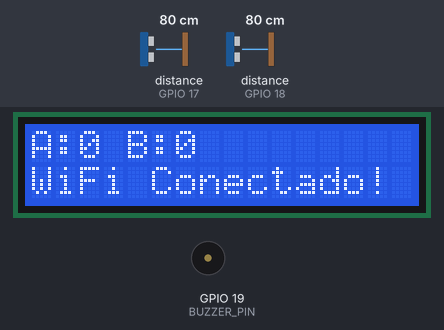
Simulated run of this sketch. Board: ESP32. On the bench: 16×2 character LCD, buzzer (waves = sounding). Wiring (inferred from the names in the program): 2 × ultrasonic range finder: trigger GPIO 5, echo GPIO 18 / trigger GPIO 16, echo GPIO 17. Inputs (shaded band) come from the test bench; at power-on: distance to the obstacle (sensors on GPIO 17, GPIO 18) 80 cm. The echo pulse lasts 58.3 µs per cm; WiFi joins after 1.5 s; servers stay silent unless stated; no MQTT or app messages arrive unless stated; what the sketch prints to the serial monitor is not drawn.

Above: at 2.8 s.
2.9 s: distance to the obstacle (sensor on GPIO 17) set to 2 cm
At 3.8 s:
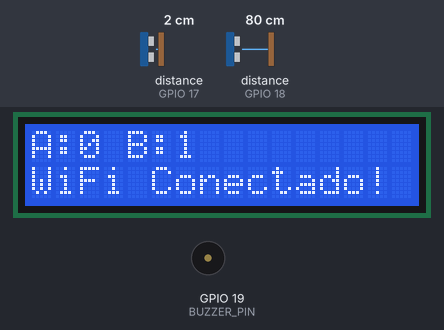
5.5 s: distance to the obstacle (sensor on GPIO 18) set to 2 cm
At 8.0 s:
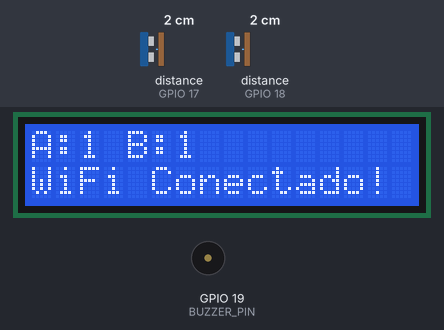
Timing chart, 0 to 9.5 s (numbered marks = the images above; inputs shaded):
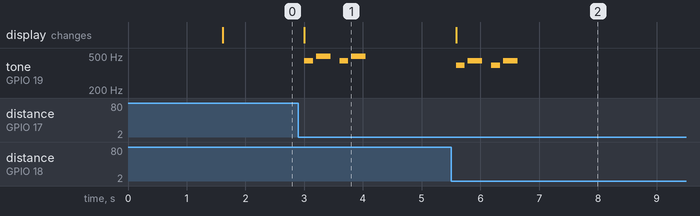

Measured:
- after the input at 2.9 s, tone on GPIO 19 (BUZZER_PIN): plays 440 Hz for 0.15 s, 494 Hz for 0.25 s, 440 Hz for 0.15 s, 494 Hz for 0.25 s, starting after 0.10 s; the display: changes after 0.10 s (image 1)
- after the input at 5.5 s, tone on GPIO 19 (BUZZER_PIN): plays 392 Hz for 0.15 s, 440 Hz for 0.25 s, 392 Hz for 0.15 s, 440 Hz for 0.25 s, starting after 0.09 s; the display: changes after 0.09 s (image 2)

The sketch:

placar_esp32.ino
```cpp
// --- Bibliotecas
#include <WiFi.h>
#include <PubSubClient.h>
#include <ArduinoJson.h>
#include <Wire.h>
#include <LiquidCrystal_I2C.h>

// --- Configurações de Rede
const char* SSID = "Wokwi-GUEST";
const char* PASSWORD = "";

// --- Configurações do MQTT
const char* BROKER_MQTT = "54.221.163.3"; // IP do professor
const int BROKER_PORT = 1883;

const char* ID_MQTT = "esp32_placar_01";
const char* TOPICO_PUBLISH_A = "passa-a-bola/timeA/attrs";
const char* TOPICO_PUBLISH_B = "passa-a-bola/timeB/attrs";
const char* TOPICO_SUBSCRIBE = "passa-a-bola/baliza01/cmd";

// --- Pinos e Componentes
const int I2C_SDA_PIN = 21;
const int I2C_SCL_PIN = 22;
const int BUZZER_PIN = 19;
const int TRIG_PIN_A = 5;
const int ECHO_PIN_A = 18;
const int TRIG_PIN_B = 16;
const int ECHO_PIN_B = 17;
LiquidCrystal_I2C lcd(0x27, 16, 2);
WiFiClient espClient;
PubSubClient MQTT(espClient);
int gols_A = 0;
int gols_B = 0;
bool bolaDetectada_A = false;
bool bolaDetectada_B = false;

// --- Funções de Inicialização

void initSerial() { Serial.begin(115200); }
void initLCD() {
  Wire.begin(I2C_SDA_PIN, I2C_SCL_PIN);
  lcd.init(); lcd.backlight();
  lcd.setCursor(0, 0); lcd.print("A:0 B:0");
  lcd.setCursor(0, 1); lcd.print("Conectando...");
}
void initPins() {
  pinMode(TRIG_PIN_A, OUTPUT); pinMode(ECHO_PIN_A, INPUT);
  pinMode(TRIG_PIN_B, OUTPUT); pinMode(ECHO_PIN_B, INPUT);
  pinMode(BUZZER_PIN, OUTPUT);
}
void initWiFi() {
  Serial.print("Conectando-se ao WiFi...");
  WiFi.begin(SSID, PASSWORD);
  while (WiFi.status() != WL_CONNECTED) { delay(500); Serial.print("."); }
  Serial.println("\nWiFi conectado!");
  lcd.clear();
  lcd.setCursor(0, 0); lcd.print("A:0 B:0");
  lcd.setCursor(0, 1); lcd.print("WiFi Conectado!");
}

// --- Callback
void mqtt_callback(char* topic, byte* payload, unsigned int length) {
  String msg;
  for (int i = 0; i < length; i++) msg += (char)payload[i];
  Serial.print("Mensagem recebida ["); Serial.print(topic); Serial.print("]: "); Serial.println(msg);
  StaticJsonDocument<128> doc;
  deserializeJson(doc, msg);
  const char* comando = doc["comando"];
  if (strcmp(comando, "resetar") == 0) {
    Serial.println("Comando de RESET recebido!");
    lcd.clear();
    lcd.setCursor(0, 0);
    if (gols_A > gols_B) { lcd.print("Time A Venceu!"); }
    else if (gols_B > gols_A) { lcd.print("Time B Venceu!"); }
    else { lcd.print("Empate!"); }
    lcd.setCursor(0, 1);
    lcd.print("Final: "); lcd.print(gols_A); lcd.print(" a "); lcd.print(gols_B);
    delay(3000);
    gols_A = 0;
    gols_B = 0;
    lcd.clear();
    lcd.setCursor(0, 0); lcd.print("A:0 B:0");
    lcd.setCursor(0, 1); lcd.print("WiFi Conectado!");
  }
}

// --- Funções MQTT
void initMQTT() {
  MQTT.setServer(BROKER_MQTT, BROKER_PORT);
  MQTT.setCallback(mqtt_callback);
}
void reconnectMQTT() {
  while (!MQTT.connected()) {
    Serial.print("Conectando ao Broker MQTT...");
    if (MQTT.connect(ID_MQTT)) {
      Serial.println("Conectado!");
      MQTT.subscribe(TOPICO_SUBSCRIBE);
      Serial.print("Subscrito em: "); Serial.println(TOPICO_SUBSCRIBE);
    } else {
      Serial.print("Falha (rc="); Serial.print(MQTT.state()); Serial.println("), tentando novamente em 2s...");
      delay(2000);
    }
  }
}
void VerificaConexoesWiFIEMQTT() {
  if (WiFi.status() != WL_CONNECTED) initWiFi();
  if (!MQTT.connected()) reconnectMQTT();
}
void sendDataMQTT(const char* topico, int totalGols, const char* timeID) {
  StaticJsonDocument<128> doc;
  doc["gols"] = totalGols;
  doc["sensor_id"] = timeID;
  doc["timestamp"] = millis();
  char buffer[128];
  serializeJson(doc, buffer);
  MQTT.publish(topico, buffer);
  Serial.print("--- GOL PUBLICADO ("); Serial.print(timeID); Serial.print(") ---");
  Serial.println(buffer);
}
int lerSensor(int trigPin, int echoPin) {
  digitalWrite(trigPin, LOW); delayMicroseconds(2);
  digitalWrite(trigPin, HIGH); delayMicroseconds(10);
  digitalWrite(trigPin, LOW);
  long duration = pulseIn(echoPin, HIGH);
  return duration * 0.034 / 2;
}

// ===== SETUP
void setup() {
  initSerial();
  initPins();
  initLCD();
  initWiFi();
  initMQTT();
}

// ===== LOOP
void loop() {
  VerificaConexoesWiFIEMQTT();
  MQTT.loop();

  int distance_A = lerSensor(TRIG_PIN_A, ECHO_PIN_A);
  if (distance_A < 10 && !bolaDetectada_A) {
    bolaDetectada_A = true;
    gols_A++;
    Serial.print("GOLO TIME A! Total: "); Serial.println(gols_A);
    lcd.setCursor(0, 0);
    lcd.print("A:"); lcd.print(gols_A); lcd.print(" B:"); lcd.print(gols_B);

    tocarSomGolOle(0);

    sendDataMQTT(TOPICO_PUBLISH_A, gols_A, "timeA");
    delay(1000);
  }
  if (distance_A > 15) { bolaDetectada_A = false; }

  int distance_B = lerSensor(TRIG_PIN_B, ECHO_PIN_B);
  if (distance_B < 10 && !bolaDetectada_B) {
    bolaDetectada_B = true;
    gols_B++;
    Serial.print("GOLO TIME B! Total: "); Serial.println(gols_B);
    lcd.setCursor(0, 0);
    lcd.print("A:"); lcd.print(gols_A); lcd.print(" B:"); lcd.print(gols_B);


    tocarSomGolOle(1);

    sendDataMQTT(TOPICO_PUBLISH_B, gols_B, "timeB");
    delay(1000);
  }
  if (distance_B > 15) { bolaDetectada_B = false; }

  delay(100);
}

void tocarSomGolOle(int tom) {


  int nota_baixa = (tom == 0) ? 392 : 440; // Tom 0 = G4, Tom 1 = A4
  int nota_alta  = (tom == 0) ? 440 : 494; // Tom 0 = A4, Tom 1 = B4


  int duracao_curta = 150;
  int duracao_longa = 250;
  int pausa = 50;


  tone(BUZZER_PIN, nota_baixa, duracao_curta);
  delay(duracao_curta + pausa);
  tone(BUZZER_PIN, nota_alta, duracao_longa);
  delay(duracao_longa + pausa + 100);


  tone(BUZZER_PIN, nota_baixa, duracao_curta);
  delay(duracao_curta + pausa);
  tone(BUZZER_PIN, nota_alta, duracao_longa);
  delay(duracao_longa);

}
```
